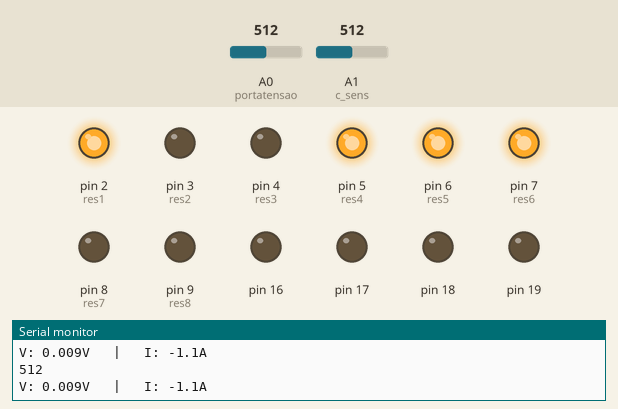
This sketch was run on a simulated Arduino Uno, built with avr-gcc and run on an emulated ATmega328P. Parts: output pins drawn as LEDs (lit = HIGH), the last lines printed to the serial monitor. Inputs (shaded band) come from the test bench; at power-on: A0 (portatensao) = 512, A1 (c_sens) = 512.

Above: at 1.2 s.
1.3 s: A0 (portatensao) set to 11
At 2.5 s:
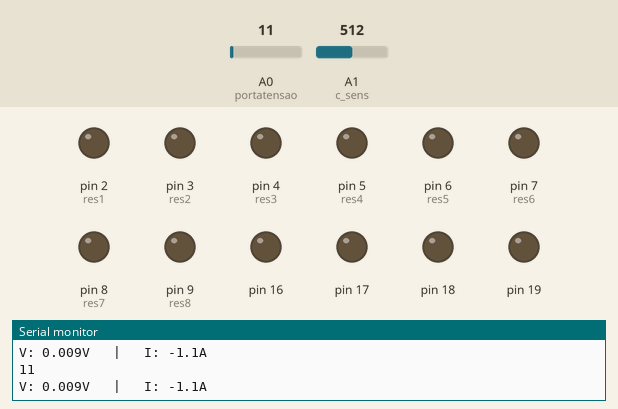
2.8 s: A0 (portatensao) set to 8
5.8 s: A0 (portatensao) set to 122
At 6.6 s:
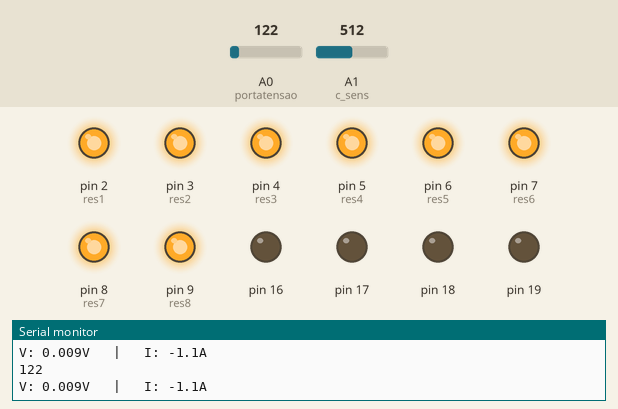
7.3 s: A0 (portatensao) set to 993
At 8.3 s:
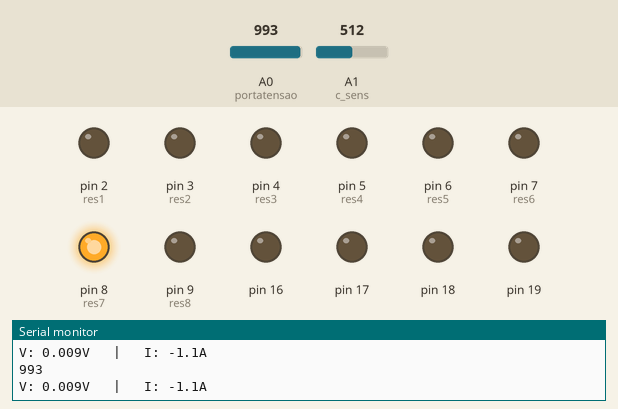
8.8 s: A0 (portatensao) set to 1007
10.3 s: A0 (portatensao) set to 1023
At 11.1 s:
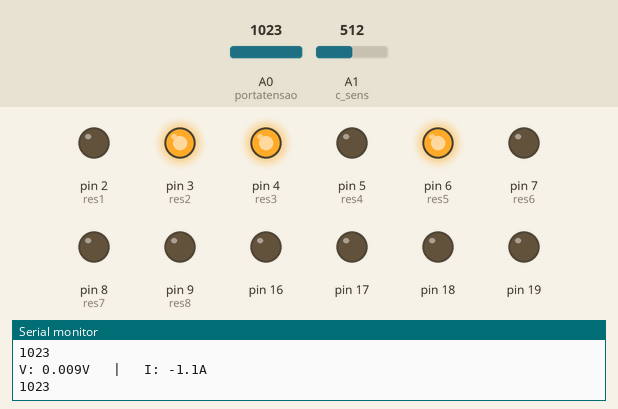
Timing chart, 0 to 12.8 s (numbered marks = the images above; inputs shaded):
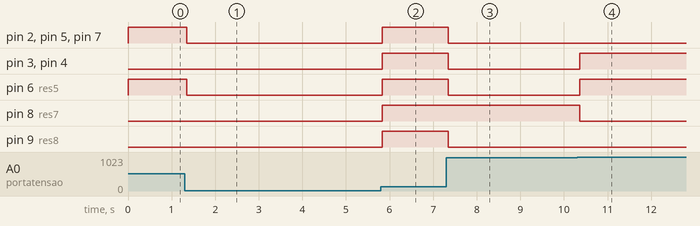

Measured:
- after the input at 1.3 s, pin 2 (res1), pin 5 (res4), pin 6 (res5), pin 7 (res6): HIGH → LOW after 0.05 s
- after the input at 5.8 s, pin 2 (res1), pin 3 (res2), pin 4 (res3), pin 5 (res4), pin 6 (res5), pin 7 (res6), pin 8 (res7), pin 9 (res8): LOW → HIGH at once
- after the input at 7.3 s, pin 2 (res1), pin 3 (res2), pin 4 (res3), pin 5 (res4), pin 6 (res5), pin 7 (res6), pin 9 (res8): HIGH → LOW after 0.05 s
- after the input at 10.3 s, pin 3 (res2), pin 4 (res3), pin 6 (res5): LOW → HIGH after 0.07 s; pin 8 (res7): HIGH → LOW after 0.07 s

The sketch:

Fonte_de_Corrente_2.ino
```cpp
//portas usadas pelo arduino
#define portatensao A0
#define res1 2
#define res2 3
#define res3 4
#define res4 5
#define res5 6
#define res6 7
#define res7 8
#define res8 9

//funçoes
void lercorrente();
void ligaresistores(); //funçao para ligar os resistores mediante a tensao
void zeroseuns();
int buscabinaria(); //realiza a busca para qual combinação de vetores será usada

float resistenciaequivalentes[256] = {0.000000, 0.047345, 0.049218, 0.049594, 0.050159, 0.050980, 0.051653, 0.051858, 0.052266, 0.052690, 0.053159, 0.053597, 0.054114, 0.054257, 0.054569, 0.055021, 0.055253, 0.056011, 0.056252, 0.056732, 0.057073, 0.057232, 0.057691, 0.057822, 0.058341, 0.058744, 0.058916, 0.059455, 0.059992, 0.060269, 0.060497, 0.061066, 0.061212, 0.061655, 0.061924, 0.062246, 0.062439, 0.063138, 0.063181, 0.063337, 0.063961, 0.064218, 0.064445, 0.064535, 0.065168, 0.065525, 0.065829, 0.065855, 0.066514, 0.066561, 0.067202, 0.067251, 0.067428, 0.067966, 0.068066, 0.068293, 0.068685, 0.068788, 0.069507, 0.069536, 0.069773, 0.069879, 0.070289, 0.070537, 0.071040, 0.071094, 0.071428, 0.071483, 0.072260, 0.072699, 0.072814, 0.073073, 0.073105, 0.073918, 0.074037, 0.074498, 0.074770, 0.074776, 0.074891, 0.075556, 0.075648, 0.075779, 0.075841, 0.076674, 0.076737, 0.076969, 0.077633, 0.077670, 0.078097, 0.078610, 0.078920, 0.079551, 0.079689, 0.080038, 0.080442, 0.080546, 0.081045, 0.081450, 0.081710, 0.081782, 0.082046, 0.082985, 0.083095, 0.083329, 0.083913, 0.084266, 0.084412, 0.085257, 0.085374, 0.085542, 0.086684, 0.086693, 0.087061, 0.087157, 0.087742, 0.087866, 0.088916, 0.089043, 0.089654, 0.090150, 0.090557, 0.091530, 0.091665, 0.092312, 0.092839, 0.093176, 0.093613, 0.094401, 0.094544, 0.094837, 0.094982, 0.095793, 0.096254, 0.096617, 0.097194, 0.097922, 0.098076, 0.099219, 0.099712, 0.100326, 0.101102, 0.101267, 0.102664, 0.102833, 0.103649, 0.103785, 0.104313, 0.104326, 0.106030, 0.106289, 0.106471, 0.107819, 0.108058, 0.108644, 0.109639, 0.110046, 0.110241, 0.111943, 0.112437, 0.112573, 0.113070, 0.113860, 0.114861, 0.115074, 0.115909, 0.116650, 0.116946, 0.118337, 0.119041, 0.120236, 0.121264, 0.121353, 0.123012, 0.123610, 0.123773, 0.126008, 0.126178, 0.126545, 0.126803, 0.128720, 0.129061, 0.129081, 0.129899, 0.131323, 0.131699, 0.134361, 0.134470, 0.135358, 0.135757, 0.137314, 0.140210, 0.140421, 0.141731, 0.141946, 0.144000, 0.145044, 0.146822, 0.147292, 0.148358, 0.148491, 0.151884, 0.152387, 0.154351, 0.155522, 0.156049, 0.158962, 0.159955, 0.160229, 0.163995, 0.164283, 0.168447, 0.168618, 0.170646, 0.173113, 0.177743, 0.178432, 0.180193, 0.182251, 0.187513, 0.188897, 0.189279, 0.195849, 0.197776, 0.201097, 0.203989, 0.208996, 0.210716, 0.217782, 0.220795, 0.224589, 0.232444, 0.241073, 0.244000, 0.251198, 0.261306, 0.264000, 0.274069, 0.277782, 0.286146, 0.299020, 0.306022, 0.330790, 0.339380, 0.357642, 0.371629, 0.378488, 0.405864, 0.432922, 0.466703, 0.502843, 0.544000, 0.567629, 0.664000, 0.844000, 1.044000, 1.244000} ;
int valoresdecimais[256] = {0, 255, 127, 191, 223, 239, 63, 247, 95, 159, 111, 175, 119, 207, 183, 31, 215, 47, 231, 79, 55, 143, 251, 87, 151, 253, 103, 167, 15, 199, 123, 187, 23, 125, 219, 189, 39, 221, 235, 71, 135, 59, 237, 243, 91, 61, 155, 245, 93, 107, 157, 171, 7, 109, 115, 203, 173, 179, 27, 117, 205, 211, 181, 254, 29, 43, 213, 227, 75, 45, 51, 139, 229, 77, 83, 53, 141, 126, 147, 249, 190, 85, 99, 149, 163, 222, 11, 101, 195, 165, 238, 13, 19, 197, 121, 62, 246, 185, 21, 35, 94, 217, 158, 67, 37, 110, 131, 233, 174, 69, 133, 118, 206, 57, 241, 182, 89, 30, 214, 153, 3, 105, 46, 230, 169, 5, 78, 113, 54, 201, 142, 177, 250, 86, 25, 209, 150, 252, 102, 41, 225, 166, 73, 14, 198, 49, 137, 122, 186, 81, 22, 124, 145, 218, 188, 97, 38, 161, 220, 234, 70, 9, 193, 134, 58, 236, 242, 17, 90, 60, 154, 244, 33, 92, 106, 156, 170, 65, 6, 108, 129, 114, 202, 172, 178, 26, 116, 204, 210, 180, 28, 42, 212, 226, 1, 74, 44, 50, 138, 228, 76, 82, 52, 140, 146, 248, 84, 98, 148, 162, 10, 100, 194, 164, 12, 18, 196, 120, 184, 20, 34, 216, 66, 36, 130, 232, 68, 132, 56, 240, 88, 152, 2, 104, 168, 4, 112, 200, 176, 24, 208, 40, 224, 72, 48, 136, 80, 144, 96, 160, 8, 192, 16, 32, 64, 128};
int valorbinario[8] = {0,0,0,0,0,0,0,0};

#define    c_sens    A1
float   volt, c_value;


void setup() {
  Serial.begin(9600);
  DDRD = B11111100; //portas 2 até 7 como saída
  DDRB = B00000011; //portas 8 e 9 como saída
  DDRC = B111110; //porta 0 analog como entrada
  pinMode(c_sens, INPUT);

}
void loop() {
  int lerporta = analogRead(portatensao);
  float leituratensao = ((float)lerporta * 5.0) / 1023.0;
  float correntedesejada = 20.0;
  float resdesejada = leituratensao/correntedesejada;
  Serial.println(lerporta);
 // Serial.println(leituratensao);
  //resdesejada = 0.2195;
  //Serial.println(resdesejada);

  lercorrente(correntedesejada);

  int linhaparabinario = buscabinaria(resistenciaequivalentes, resdesejada);
  int decimal = valoresdecimais[linhaparabinario];
  //Serial.println(linhaparabinario);
 // Serial.println(decimal);
  zeroseuns(decimal, valorbinario);
  ligaresistores(valorbinario);


}

void lercorrente(float correntedesejada) {
  int h=1;
  while (h==1) {
  //calcula tensão
  volt = (5.0 / 1023.0)*analogRead(c_sens);// Read the voltage from sensor

  //normaliza para sensor ACS758 050B
  volt = volt - 2.5 + 0.007 ;

  //calcula corrente (ACS758 050B varia 40mV / A)
  c_value = volt/0.04;
  c_value = c_value -1.3795;


  //Imprime dados via serial
  Serial.print("V: ");
  Serial.print(volt,3);
  Serial.print("V   |   I: ");
  Serial.print(c_value,1);
  Serial.println("A");
  if(c_value > (correntedesejada + 0.2) || c_value < (correntedesejada - 0.2)) {
    h=0;
  }
  }
}

int buscabinaria(float resistenceq[256], float resdesejada) {
    int menor = 0;
    int maior = 255;
    int meio, aux1, aux2;
    float comparador1, comparador2, comparador3;
    //int condicional;

    while (maior >= menor) {
        meio = (maior + menor)/2;
        if (resdesejada == resistenceq[meio]) {
            return meio;
        }
        else {
            if (resdesejada > resistenceq[meio]){
                menor = meio + 1;
            }
            else {
                maior = meio - 1;
            }
        }
    }
    if (meio == maior || meio == menor) {
        aux1 = meio + 1;
        aux2 = meio - 1;
        if(aux1 > 256) {
            comparador1= resistenceq[meio] - resdesejada;
            comparador2= resistenceq[aux2] - resdesejada;
            //condicional = (comparador1 < comparador2) ? meio : aux2;
            //return condicional;
            if(fabs(comparador1) < fabs(comparador2)) {
                return meio;
            }
            else {
                return aux2;
            }
        }
        else {
            if(aux2 < 0) {
                comparador1 = resistenceq[meio] - resdesejada;
                comparador2 = resistenceq[aux1] - resdesejada;
                //condicional = (fabs(comparador1) < fabs(comparador2)) ? meio : aux2;
                //return condicional;
                if(fabs(comparador1) < fabs(comparador2)) {
                    return meio;
                }
                else {
                    return aux1;
                }
            }
            else {
                comparador1= resistenceq[meio] - resdesejada;
                comparador2= resistenceq[aux1] - resdesejada;
                comparador3= resistenceq[aux2] - resdesejada;
                //condicional = (comparador1 < comparador2) ? meio : aux2;
                //return condicional;
                if( (fabs(comparador1) < fabs(comparador2)) && (fabs(comparador1) < fabs(comparador3)) ) {
                    return meio;
                }
                else {
                    if( (fabs(comparador2) < fabs(comparador1)) && (fabs(comparador2) < fabs(comparador3)) ) {
                        return aux1;
                    }
                    else {
                        return aux2;
                    }
                }
            }
        }
    }
    return 0;
}


void zeroseuns(int valor, int binario[8]) {
  int kek = 0;
  int quociente;
  int resto;
  for(int i=0; i<8; i++){
    quociente = valor/2;
    resto = valor%2;
    kek = 7-i;
    binario[kek] = resto;
    valor = quociente;
  }
}

void ligaresistores(int resisbinario[8]) {
  digitalWrite(res8, resisbinario[7]);
  digitalWrite(res7, resisbinario[6]);
  digitalWrite(res6, resisbinario[5]);
  digitalWrite(res5, resisbinario[4]);
  digitalWrite(res4, resisbinario[3]);
  digitalWrite(res3, resisbinario[2]);
  digitalWrite(res2, resisbinario[1]);
  digitalWrite(res1, resisbinario[0]);
}
```
